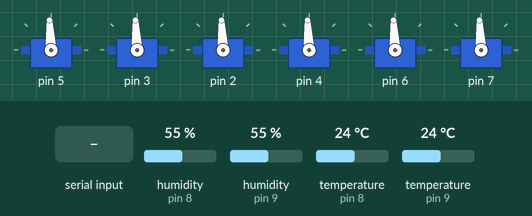
Recording of a sketch running on a simulated Arduino Uno, built with avr-gcc and run on an emulated ATmega328P. On the bench: 6 × servo. The inputs (shaded band) are chosen by the test bench; at power-on: humidity (sensors on pin 8, pin 9) 55 %, temperature (sensors on pin 8, pin 9) 24 °C. What the sketch prints to the serial monitor is not drawn.

Above: at 1.2 s.
1.3 s: "heave" received over Serial
3.8 s: "90,45,200\n" received over Serial
At 4.5 s:
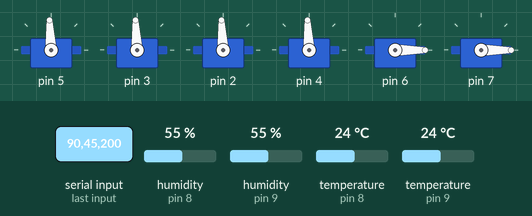
5.3 s: "stop all" received over Serial
At 6.9 s:
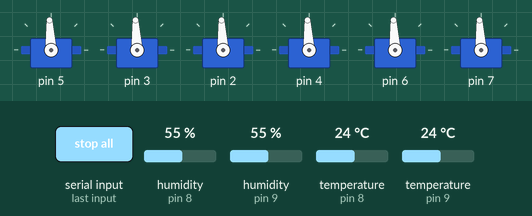
Timing chart, 0 to 8.4 s (numbered marks = the images above; inputs shaded):
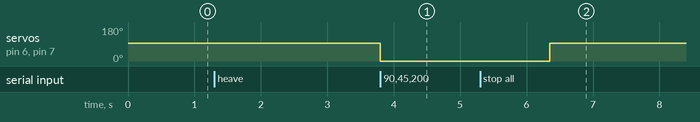

Measured:
- after the input at 1.3 s, every drawn part: stays the same
- after the input at 3.8 s, servo on pin 6, servo on pin 7: 93° → 0° at once
- after the input at 5.3 s, servo on pin 6, servo on pin 7: 0° → 93° after 1.0 s

The sketch:

video_sub.ino
```cpp
/*
Thruster Configuration :

4         1

5         6

3         2

*/

#include <Servo.h>
#include <Math.h>
#include <dht11.h>

const int p_side2 = 9;
const int p_side1 = 8;

Servo esc[7];
dht11 DHT; // Creats a DHT object

int e[7];

int heave[2], surge, sway, yaw;

int pwm, motor, flag = 0;

//unsigned long delay[3] = {};

void setup() {
  Serial.begin(115200);

  // for(int i = 1; i < 7; i++) {
  //   esc[i].attach(i + 23);
  // }
  esc[1].attach(5);
  esc[2].attach(3);
  esc[3].attach(2);
  esc[4].attach(4);
  esc[5].attach(6);
  esc[6].attach(7);

  //initialising thrusters
  for(int i = 1; i < 7; i++) {
    e[i] = 1500;
    esc[i].writeMicroseconds(e[i]);
  }
  Serial.println("Enter mode : ");
}

void loop() {
  while(Serial.available() > 0) {
    String input = Serial.readString();
    input.trim();
    //heave control
    if(input == "heave") {
      Serial.println("Enter pwm value 5 :");
      while(!Serial.available()) { } //wait for serial input.
      heave[0] = Serial.parseInt();
      Serial.println("Enter pwm value 6 :");
      while(!Serial.available()) { } //wait for serial input.
      heave[1] = Serial.parseInt();
      for(int i = 5; i < 7; i++) {
        e[i] = heave[i - 5];
        esc[i].writeMicroseconds(e[i]);
      }
    }
    //surge control
    else if(input == "surge") {
      Serial.println("entered");
      Serial.println("Enter pwm value :");
      while(!Serial.available()) { } //wait for serial input.
      surge = Serial.parseInt();
      for(int i = 1; i < 5; i++) {
        e[i] = surge;
        esc[i].writeMicroseconds(e[i]);
      }
      // if(flag == 2) {
      //   delay[2] = millis();
      //   flag = 3;
      //   continue;
      // }
      // delay[0] = millis();
      // flag = 1;
    }
    //sway control
    else if(input == "sway") {
      Serial.println("Enter pwm value :");
      while(!Serial.available()) { } //wait for serial input.
      sway = Serial.parseInt();
      for(int i = 1; i < 5; i++) {
        e[i] = 1500 + sway * pow(-1, i);
        esc[i].writeMicroseconds(e[i]);
      }
    }
    //yaw control
    else if(input == "yaw") {
      Serial.println("Enter pwm value :");
      while(!Serial.available()) { } //wait for serial input.
      yaw = Serial.parseInt();

      for(int i = 1; i < 5; i++) {
        e[i] = 1500 + yaw * pow(-1, (i/3));
        esc[i].writeMicroseconds(e[i]);
      }
    }
    //revolve manoeuver
    else if(input == "revolve") {
      Serial.println("Enter surge pwm value :");
      while(!Serial.available()) { } //wait for serial input.
      surge = Serial.parseInt();
      Serial.println("Enter yaw diff value :");
      while(!Serial.available()) { } //wait for serial input.
      yaw = Serial.parseInt();
      for(int i = 1; i < 5; i++) {
        e[i] = surge + yaw * pow(-1,(i/3));
        esc[i].writeMicroseconds(e[i]);
      }
      // delay[1] = millis();
      // flag = 2;
    }
    //stopping all thrusters
    else if(input == "stop all") {
      for(int i = 1; i < 7; i++) {
        e[i] = 1500;
        esc[i].writeMicroseconds(e[i]);
      }
    }
    //test loop
    else if(input == "test") {
      Serial.println("Enter motor value :");
      while(!Serial.available()) { } //wait for serial input.
      motor = Serial.parseInt();
      Serial.println("Enter pwm :");
      while(!Serial.available()) { } //wait for serial input.
      e[motor] = Serial.parseInt();
      esc[motor].writeMicroseconds(e[motor]);
    }
    //restart
    // else if(input == "restart") {
    //   delay[3] = {0,0,0};
    //   flag = 0;
    // }
    //stoping only 4 planar thrusters
    else {
      for(int i = 1; i < 5; i++) {
        e[i] = 1500;
        esc[i].writeMicroseconds(e[i]);
      }
      // if(flag == 1) {
      //   delay[0] = millis() - delay[0];
      // }
      // else if(flag == 2) {
      //   delay[1] = millis() - delay[1];
      // }
      // else if(flag == 3) {
      //   delay[2] = millis() - delay[2];
      // }
    }
  }

  Serial.print("T1 : ");
  Serial.print(e[1]);
  Serial.print(" | T2 : ");
  Serial.print(e[2]);
  Serial.print(" | T3 : ");
  Serial.print(e[3]);
  Serial.print(" | T4 : ");
  Serial.print(e[4]);
  Serial.print(" | T5 : ");
  Serial.print(e[5]);
  Serial.print(" | T6 : ");
  Serial.print(e[6]);
  // Serial.print(" | Delay 1 : ");
  // Serial.print(delay[0]);
  // Serial.print(" | Delay 2 : ");
  // Serial.print(delay[1]);
  // Serial.print(" | Delay 3 : ");
  // Serial.print(delay[2]);
  Serial.print(" | P-side1 moisture : ");
  Serial.print(getMoisture(p_side1));
  Serial.print(" | P-side2 moisture : ");
  Serial.println(getMoisture(p_side2));
}

float getMoisture(int pin) {
  int readData = DHT.read(pin); // Reads the data from the sensor
  float h = DHT.humidity; // Gets the values of the humidity

  return h;
}
```
